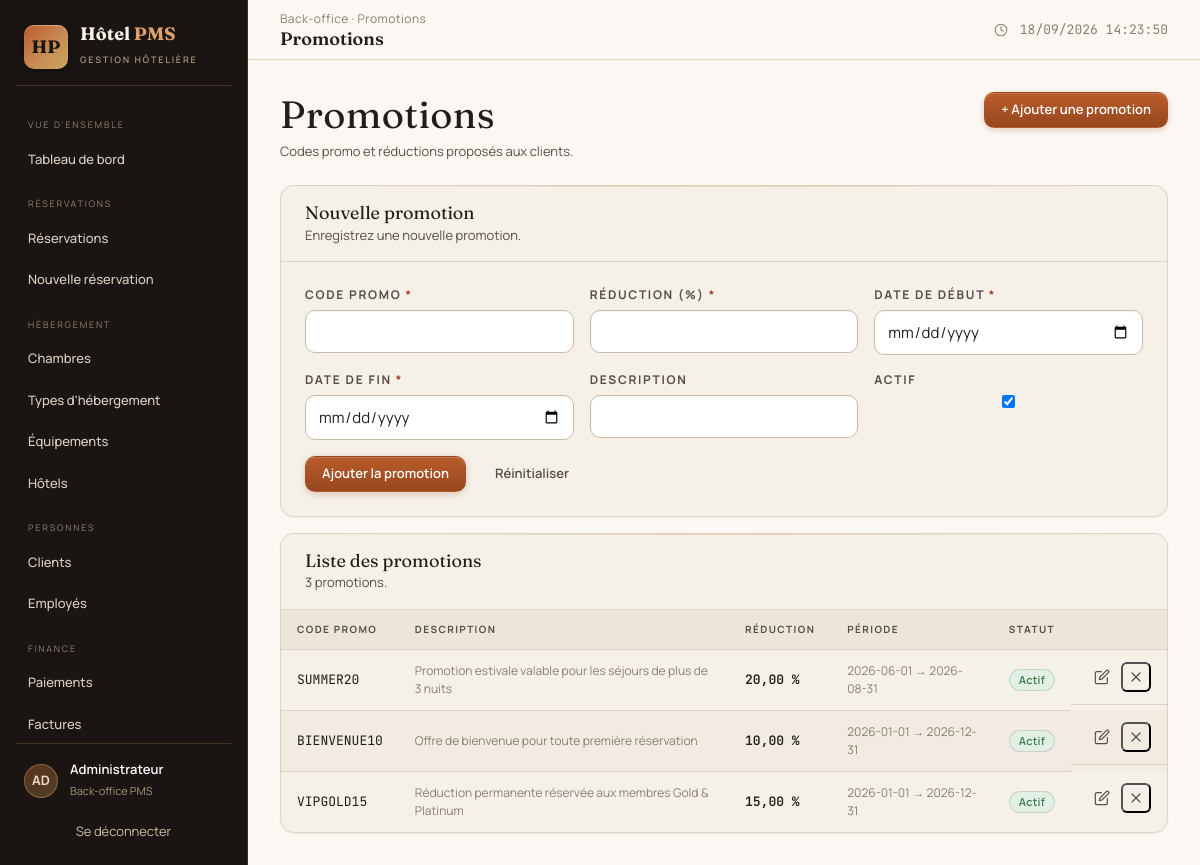
The page /promotions.php (signed in) on the database its author committed.
### tables this page shows
CREATE TABLE promotion (
    id_promotion INT AUTO_INCREMENT PRIMARY KEY,
    code_promo VARCHAR(30) NOT NULL,
    description VARCHAR(200) NULL,
    pourcentage_reduction DECIMAL(5,2) NOT NULL,
    date_debut DATE NOT NULL,
    date_fin DATE NOT NULL,
    actif BOOLEAN DEFAULT TRUE,
    CONSTRAINT uq_promotion_code UNIQUE (code_promo),
    CONSTRAINT chk_promotion_dates CHECK (date_fin >= date_debut),
    CONSTRAINT chk_promotion_pourcentage CHECK (pourcentage_reduction BETWEEN 0 AND 100)
);

### promotions.php (the view, shortened to what this page needs)
<?php
require_once __DIR__ . "/includes/header.php";
$edit = null;
$promotions = $pdo->query(
    "SELECT * FROM promotion ORDER BY date_debut DESC, code_promo"
)->fetchAll();
?>
<div class="page-head">
    <div>
        <h1>Promotions</h1>
        <p>Codes promo et réductions proposés aux clients.</p>
    </div>
    <a href="promotions.php#form" class="btn primary">+ Ajouter une promotion</a>
</div>
<div class="stack">
    <div class="card" id="form">
        <div class="card-head">
            <div>
                <h3><?= $edit ? "Modifier la promotion" : "Nouvelle promotion" ?></h3>
                <p><?= $edit ? "Mettez à jour les détails de la promotion." : "Enregistrez une nouvelle promotion." ?></p>
            </div>
        </div>
        <div class="card-body">
            <form method="POST" class="form-grid">
                <div class="form-group">
                    <label for="code_promo">Code promo <span class="req">*</span></label>
                    <input type="text" id="code_promo" name="code_promo" maxlength="30" required value="<?= htmlspecialchars($edit["code_promo"] ?? "") ?>">
                </div>
                <div class="form-group">
                    <label for="pourcentage_reduction">Réduction (%) <span class="req">*</span></label>
                    <input type="number" id="pourcentage_reduction" name="pourcentage_reduction" step="0.01" min="0" max="100" required value="<?= htmlspecialchars($edit["pourcentage_reduction"] ?? "") ?>">
                </div>
                <div class="form-group">
                    <label for="date_debut">Date de début <span class="req">*</span></label>
                    <input type="date" id="date_debut" name="date_debut" required value="<?= htmlspecialchars($edit["date_debut"] ?? "") ?>">
                </div>
                <div class="form-group">
                    <label for="date_fin">Date de fin <span class="req">*</span></label>
                    <input type="date" id="date_fin" name="date_fin" required value="<?= htmlspecialchars($edit["date_fin"] ?? "") ?>">
                </div>
                <div class="form-group">
                    <label for="description">Description</label>
                    <input type="text" id="description" name="description" maxlength="200" value="<?= htmlspecialchars($edit["description"] ?? "") ?>">
                </div>
                <div class="form-group">
                    <label for="actif">Actif</label>
                    <input type="checkbox" id="actif" name="actif" value="1" <?= ($edit === null || (int) ($edit["actif"] ?? 0) === 1) ? "checked" : "" ?> style="width:auto">
                </div>
                <div class="form-actions" style="grid-column: 1 / -1; margin-top:0">
                    <button type="submit" class="btn primary"><?= $edit ? "Enregistrer" : "Ajouter la promotion" ?></button>
                    <a href="promotions.php" class="btn ghost">Réinitialiser</a>
                </div>
            </form>
        </div>
    </div>
    <div class="card">
        <div class="card-head">
            <div>
                <h3>Liste des promotions</h3>
                <p><?= count($promotions) ?> promotion<?= count($promotions) > 1 ? "s" : "" ?>.</p>
            </div>
        </div>
        <div class="card-body" style="padding:0">
            <div class="table-wrap">
                <table class="table">
                    <thead>
                        <tr>
                            <th>Code promo</th>
                            <th>Description</th>
                            <th>Réduction</th>
                            <th>Période</th>
                            <th>Statut</th>
                            <th></th>
                        </tr>
                    </thead>
                    <tbody>
                        <?php foreach ($promotions as $p): ?>
                            <tr>
                                <td class="mono"><?= htmlspecialchars($p["code_promo"]) ?></td>
                                <td class="cell-sub"><?= htmlspecialchars($p["description"] ?? "—") ?></td>
                                <td class="num"><?= number_format((float) $p["pourcentage_reduction"], 2, ",", " ") ?> %</td>
                                <td class="cell-sub"><?= htmlspecialchars($p["date_debut"]) ?> → <?= htmlspecialchars($p["date_fin"]) ?></td>
                                <td>
                                    <?php if ((int) $p["actif"] === 1): ?>
                                        <span class="badge ok">Actif</span>
                                    <?php else: ?>
                                        <span class="badge neutral">Inactif</span>
                                    <?php endif; ?>
                                </td>
                                <td class="table-actions">
                                    <a href="promotions.php?edit=<?= (int) $p["id_promotion"] ?>" title="Modifier">✎</a>
                                    <form method="POST" style="display:inline" data-confirm="Supprimer la promotion « <?= htmlspecialchars($p["code_promo"]) ?> » ?">
                                        <button type="submit" class="row-action danger" title="Supprimer">✕</button>
                                    </form>
                                </td>
                            </tr>
                        <?php endforeach; ?>
                    </tbody>
                </table>
            </div>
        </div>
    </div>
</div>
<?php require __DIR__ . "/includes/footer.php"; ?>

### rows shown on the page
promotion: code_promo "SUMMER20", description "Promotion estivale valable pour les séjours de plus de 3 nuits", pourcentage_reduction "20,00", date_debut "2026-06-01", date_fin "2026-08-31", actif "Actif"
promotion: code_promo "BIENVENUE10", description "Offre de bienvenue pour toute première réservation", pourcentage_reduction "10,00", date_debut "2026-01-01", date_fin "2026-12-31", actif "Actif"
promotion: code_promo "VIPGOLD15", description "Réduction permanente réservée aux membres Gold & Platinum", pourcentage_reduction "15,00", date_debut "2026-01-01", date_fin "2026-12-31", actif "Actif"

### other values the page prints
$label "VUE D'ENSEMBLE"
$title "Tableau de bord"
$label "RÉSERVATIONS"
$title "Réservations"
$title "Nouvelle réservation"
$label "HÉBERGEMENT"
$title "Chambres"
$title "Types d'hébergement"
$title "Équipements"
$title "Hôtels"
$label "PERSONNES"
$title "Clients"
$title "Employés"
$label "FINANCE"
$title "Paiements"
